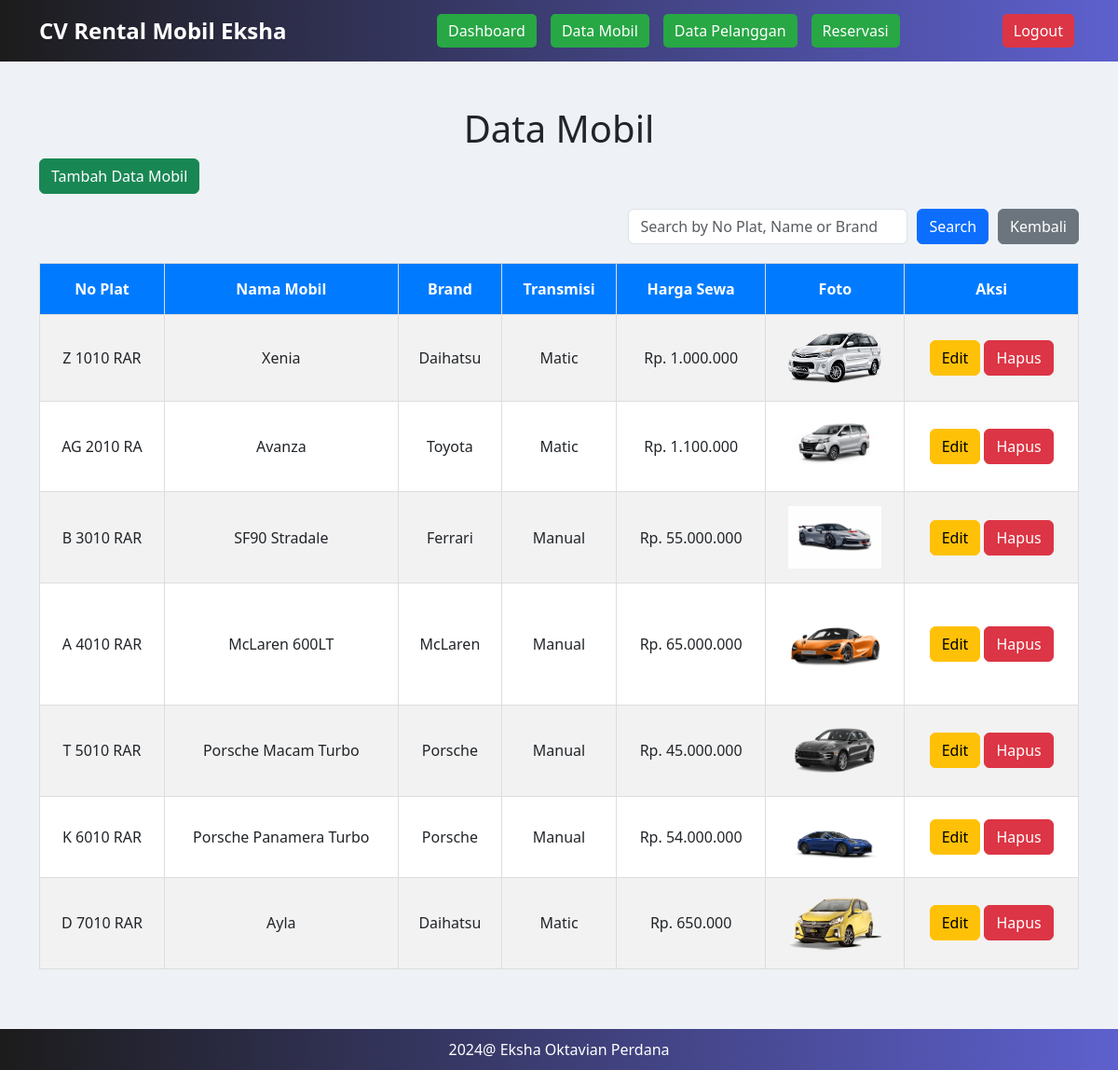
The page /mobil.php (signed in) on the database its author committed.
### tables this page shows
CREATE TABLE `tbl_mobil_eksha` (
  `no_plat_eksha` varchar(10) NOT NULL,
  `nama_mobil_eksha` varchar(25) DEFAULT NULL,
  `brand_mobil_eksha` varchar(25) DEFAULT NULL,
  `tipe_transmisi_eksha` varchar(10) DEFAULT NULL,
  `foto_mobil_eksha` varchar(255) DEFAULT NULL,
  `harga_sewa_eksha` int(11) NOT NULL
);

### mobil.php (the view, shortened to what this page needs)
<?php
include 'config.php';
$query = "SELECT * FROM tbl_mobil_eksha";
$query_result = mysqli_query($koneksi, $query);
?>
<!DOCTYPE html>
<html lang="en">
<head>
    <link href="https://cdn.jsdelivr.net/npm/bootstrap@5.3.0-alpha1/dist/css/bootstrap.min.css" rel="stylesheet">
</head>
<body>
    <nav class="navbar navbar-expand-lg navbar-dark">
        <div class="container">
            <a class="navbar-brand" href="#">CV Rental Mobil Eksha</a>
            <div class="collapse navbar-collapse" id="navbarNav">
                <ul class="navbar-nav ms-auto">
                    <li class="nav-item">
                        <a class="btn btn-primary" href="dashboard.php">Dashboard</a>
                    </li>
                    <li class="nav-item">
                        <a class="btn btn-primary" href="mobil.php">Data Mobil</a>
                    </li>
                    <li class="nav-item">
                        <a class="btn btn-primary" href="pelanggan.php">Data Pelanggan</a>
                    </li>
                    <li class="nav-item">
                        <a class="btn btn-primary" href="rental.php">Reservasi</a>
                    </li>
                    <li class="nav-item ml-auto">
                        <a class="btn btn-danger" href="logout.php">Logout</a>
                    </li>
                </ul>
            </div>
        </div>
    </nav>
    <div class="container mt-5">
        <h1 class="text-center">Data Mobil</h1>
        <a href="tambah_mobil.php" class="btn btn-success mb-3">Tambah Data Mobil</a>
        <form method="POST" class="mb-3 search-container">
            <input type="text" name="search" class="form-control" placeholder="Search by No Plat, Name or Brand" value="<?= isset($_POST['search']) ? $_POST['search'] : ''; ?>" style="width: 300px;">
            <button type="submit" class="btn btn-primary">Search</button>
            <a href="mobil.php" class="btn btn-secondary">Kembali</a>
        </form>
        <table class="table table-bordered table-striped table-hover">
            <thead>
                <tr>
                    <th>No Plat</th>
                    <th>Nama Mobil</th>
                    <th>Brand</th>
                    <th>Transmisi</th>
                    <th>Harga Sewa</th>
                    <th>Foto</th>
                    <th>Aksi</th>
                </tr>
            </thead>
            <tbody>
                <?php while ($data = mysqli_fetch_array($query_result)) { ?>
                    <tr>
                        <td><?= $data['no_plat_eksha']; ?></td>
                        <td><?= $data['nama_mobil_eksha']; ?></td>
                        <td><?= $data['brand_mobil_eksha']; ?></td>
                        <td><?= $data['tipe_transmisi_eksha']; ?></td>
                        <td><?= "Rp. " . number_format($data['harga_sewa_eksha'], 0, ',', '.'); ?></td>
                        <td>
                            <img src="Pemrograman Internet/CV. Rental Mobil Eksha/Foto Mobil Rental/<?= $data['foto_mobil_eksha']; ?>" alt="<?= $data['nama_mobil_eksha']; ?>" width="100px">
                        </td>
                        <td>
                            <a href="edit_mobil.php?no_plat=<?= $data['no_plat_eksha']; ?>" class="btn btn-warning">Edit</a>
                            <button class="btn btn-danger" data-bs-toggle="modal" data-bs-target="#deleteModal" data-id="<?= $data['no_plat_eksha']; ?>" data-name="<?= $data['nama_mobil_eksha']; ?>">Hapus</button>
                        </td>
                    </tr>
                <?php } ?>
            </tbody>
        </table>
    </div>
<br>
<br>
    <footer>
        2024@ Eksha Oktavian Perdana
    </footer>
</body>
</html>

### mobil.php (style rules this page uses)
body { display: flex; flex-direction: column; min-height: 100vh; background: #eef2f7; }
.container { flex: 1; }
.table th, .table td { text-align: center; vertical-align: middle; word-wrap: break-word; }
.navbar { background: linear-gradient(90deg, #1c1c1c, #5e60ce); padding: 10px 15px; }
.navbar-brand { font-weight: bold; font-size: 1.5rem; color: #fff !important; }
.navbar .btn-primary { background-color: #28a745; border: none; transition: background-color 0.3s; margin-right: 5px; border-radius: 5px; }
.navbar .btn-danger { background-color: #dc3545; border: none; border-radius: 5px; }
.navbar-nav { display: flex; justify-content: flex-end; width: 100%; }
.navbar-nav .nav-item { margin: 0 5px; }
.navbar-nav .ml-auto { margin-left: 100px; }
.table { border-collapse: collapse; width: 100%; margin-top: 20px; border: 1px solid #ddd; }
.table th, .table td { padding: 15px; border: 1px solid #ddd; background-color: #fff; }
.table th { background-color: #007bff; color: white; font-weight: bold; }
.table-striped tbody tr:nth-child(odd) { background-color: #f9f9f9; }
.search-container { display: flex; justify-content: flex-end; align-items: center; }
.search-container .btn { margin-left: 10px; }
.table th, .table td { width: auto; }
footer { background: linear-gradient(90deg, #1c1c1c, #5e60ce); color: white; text-align: center; padding: 10px 0; width: 100%; }

### rows shown on the page
tbl_mobil_eksha: no_plat_eksha "Z 1010 RAR", nama_mobil_eksha "Xenia", brand_mobil_eksha "Daihatsu", tipe_transmisi_eksha "Matic", harga_sewa_eksha "1.000.000", foto_mobil_eksha (picture)
tbl_mobil_eksha: no_plat_eksha "AG 2010 RA", nama_mobil_eksha "Avanza", brand_mobil_eksha "Toyota", tipe_transmisi_eksha "Matic", harga_sewa_eksha "1.100.000", foto_mobil_eksha (picture)
tbl_mobil_eksha: no_plat_eksha "B 3010 RAR", nama_mobil_eksha "SF90 Stradale", brand_mobil_eksha "Ferrari", tipe_transmisi_eksha "Manual", harga_sewa_eksha "55.000.000", foto_mobil_eksha+nama_mobil_eksha (picture)
tbl_mobil_eksha: no_plat_eksha "A 4010 RAR", nama_mobil_eksha "McLaren 600LT", brand_mobil_eksha "McLaren", tipe_transmisi_eksha "Manual", harga_sewa_eksha "65.000.000", foto_mobil_eksha+nama_mobil_eksha (picture)
tbl_mobil_eksha: no_plat_eksha "T 5010 RAR", nama_mobil_eksha "Porsche Macam Turbo", brand_mobil_eksha "Porsche", tipe_transmisi_eksha "Manual", harga_sewa_eksha "45.000.000", foto_mobil_eksha (picture)
tbl_mobil_eksha: no_plat_eksha "K 6010 RAR", nama_mobil_eksha "Porsche Panamera Turbo", brand_mobil_eksha "Porsche", tipe_transmisi_eksha "Manual", harga_sewa_eksha "54.000.000", foto_mobil_eksha (picture)
tbl_mobil_eksha: no_plat_eksha "D 7010 RAR", nama_mobil_eksha "Ayla", brand_mobil_eksha "Daihatsu", tipe_transmisi_eksha "Matic", harga_sewa_eksha "650.000", foto_mobil_eksha (picture)
